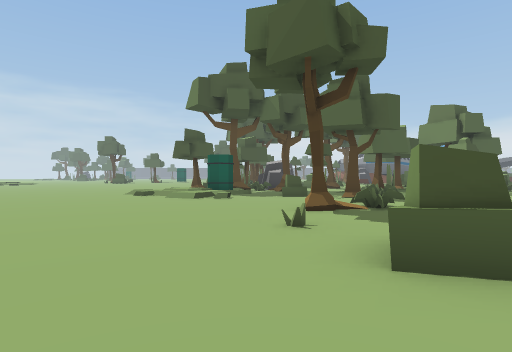
View 1 (above)

23 first-person views from a walk through a scene from a Unity 3-D project. The camera is 1.4 m above the floor, looks level and sees 80° across. The floor is counted in squares, 2 m on a side. Each view is taken from the middle of a square. On the plan, view 1 faces up. The plan holds only what a view shows up to about 10 squares ahead; the rest is blank. The place goes on beyond the plan.

View 2
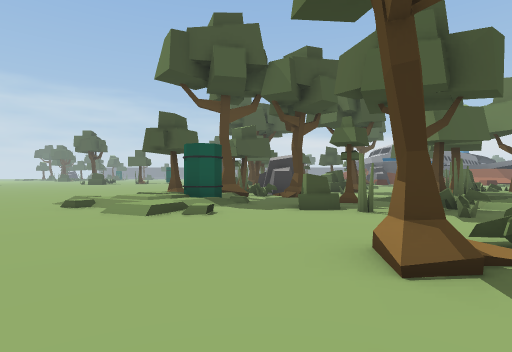

View 3
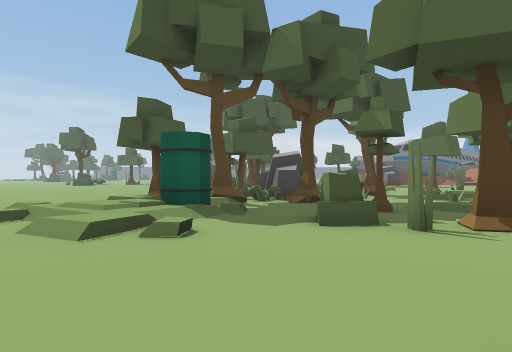

View 4
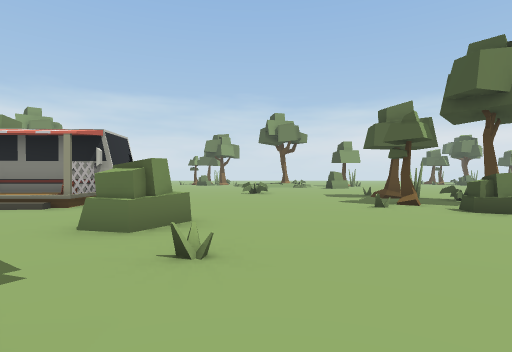

View 5
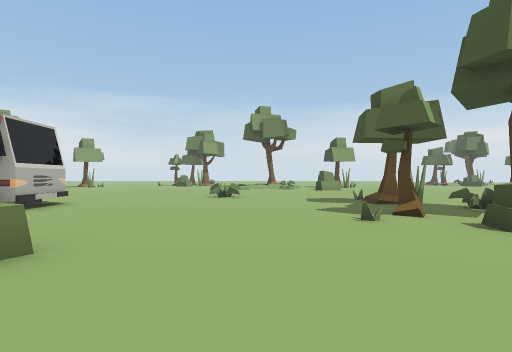

View 6
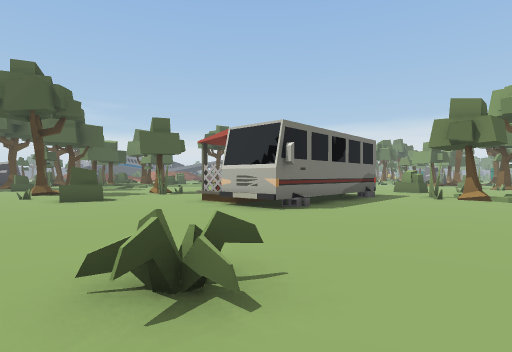

View 7
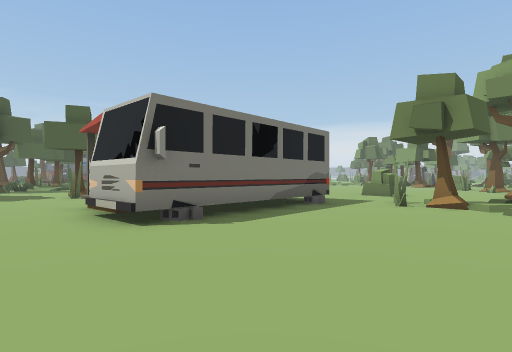

View 8
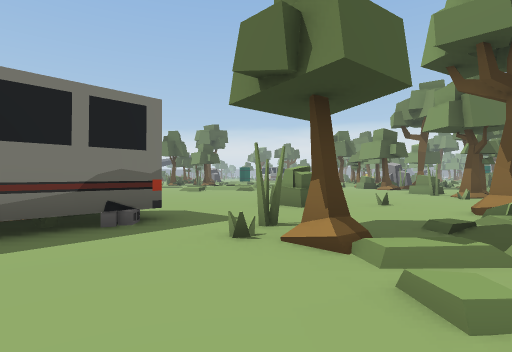

View 9
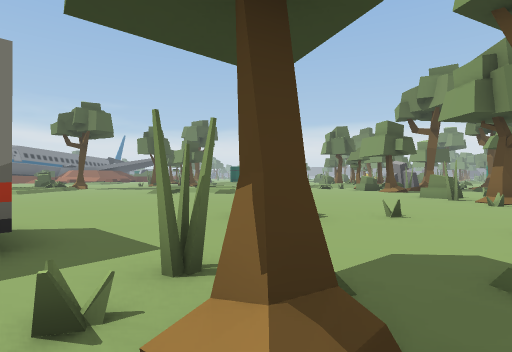

View 10
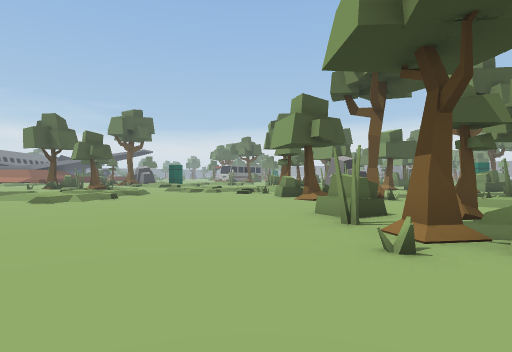

View 11
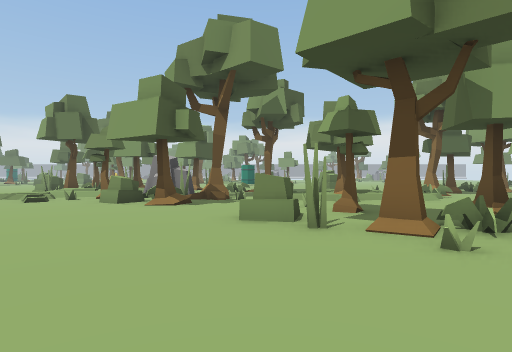

View 12
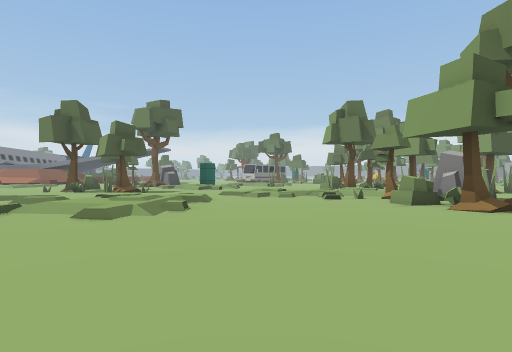

View 13
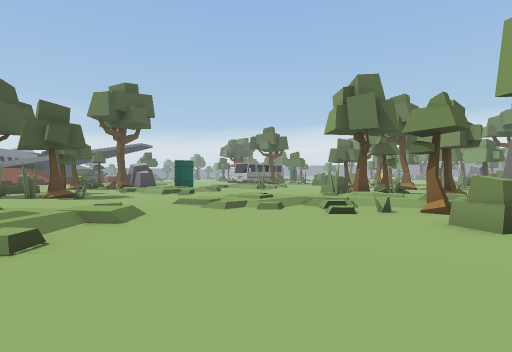

View 14
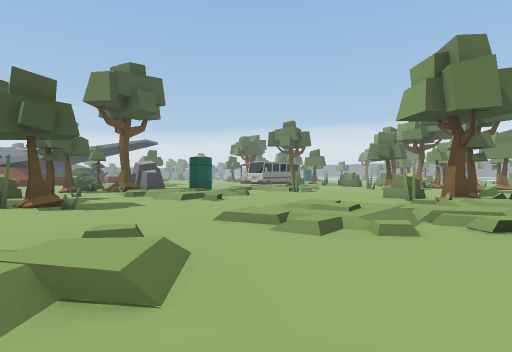

View 15
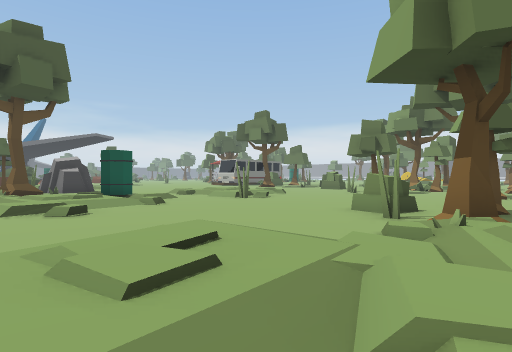

View 16
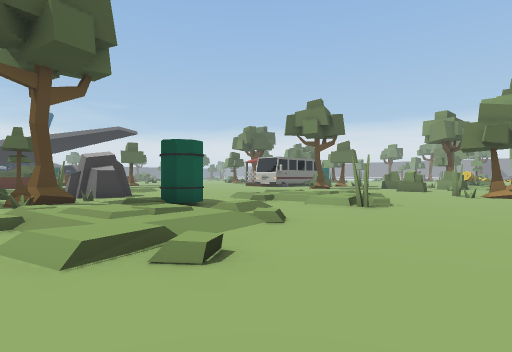

View 17
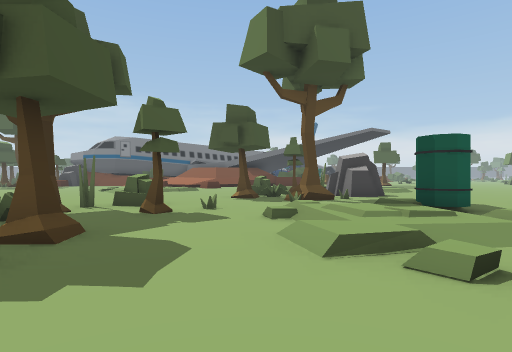

View 18
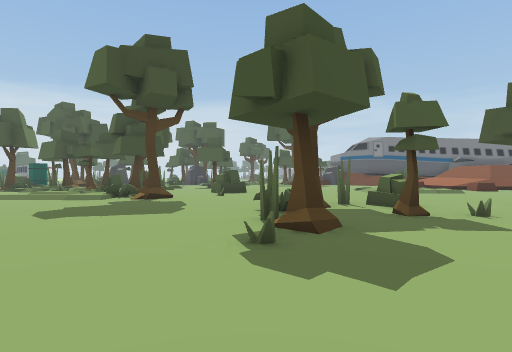

View 19
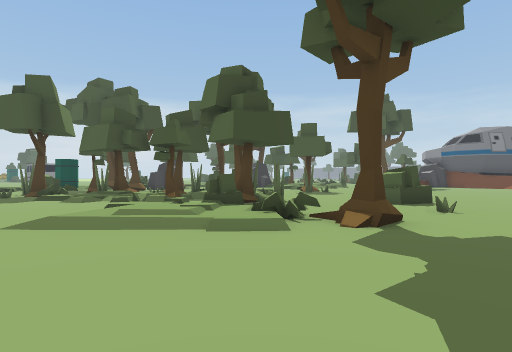

View 20
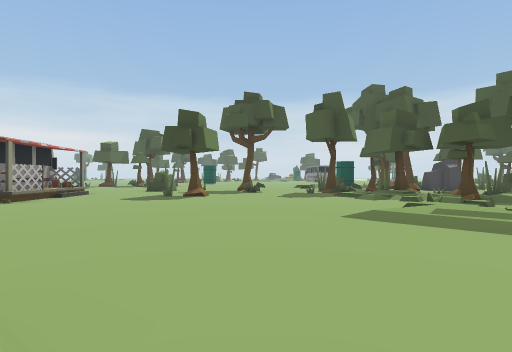

View 21
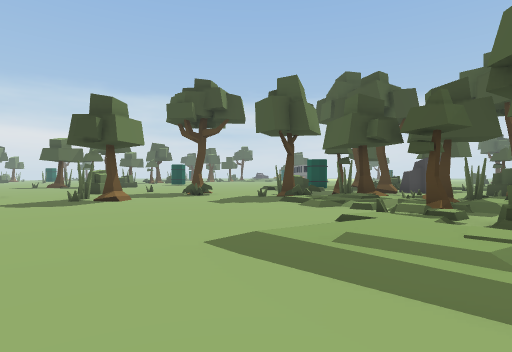

View 22
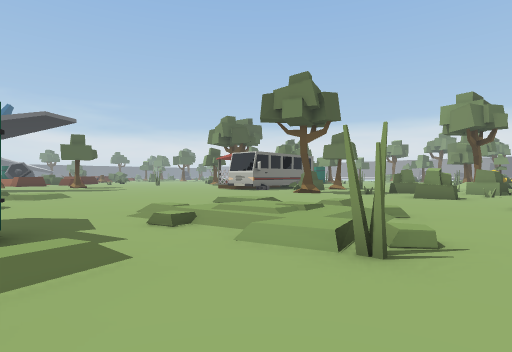

View 23
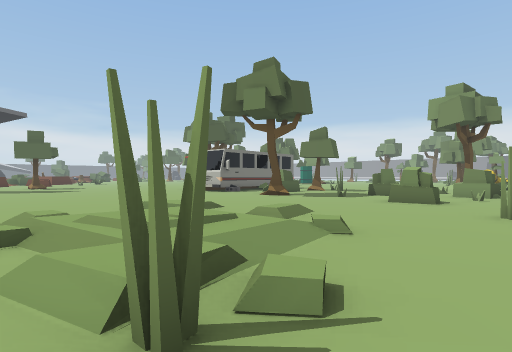

### Floor plan
Key: @ floor where view 1 was taken; # wall or solid block; x gap in a wall; . main floor; : floor 0.25 m higher than the main floor; + floor 0.5 m higher than the main floor; / step, stairs or slope; = window, fence, low wall or low ledge; ^ raised ledge; O other object.
Columns run from 5 left of view 1 to 42 right of it. Each row starts with its distance up from view 1.
 22                                    ..
 21                                  //...
 20                    ..     .. ##  .....
 19                    ..    ...#### ......
 18                    .. .. ...#=##.........
 17                    .. .......##...........
 16      ## =.      ..#..  ..#...........//....
 15   # .#. ../#  ##...=.   ##.=././O..////....=
 14   / #.#  .=##=##/......=#.#..///O.//////....
 13   / /.. .//=#=#^./.#....=...//////.////....#
 12 ///OO/..#/##.#=///=/.........///...////.....=.#=
 11 .////.##.//:/./////......#=..////..O...........=
 10 ../:/..##=///..///...........//.........#
  9 .........=....../.......................#
  8 ......................./.............
  7 ......#==............////..////...=  ..
  6 ....................//////./:/:..##.=..
  5  .........#......... //+//.//////#.#...
  4  .....=...#=.......  .//....//://=
  3  ......#........... ../...../=////#
  2  ......#......................#//./
  1 #=..........................#. #
  0 .#=..@...#++^# .............== ##
 -1 .........##### .... ........#=#=.
 -2 .........######...# ........./#
 -3 x#................#......#....
 -4  =.............#...=.......=.:
 -5  ....O.........#/......=#.#..:#
 -6     ...........// .#....=....x#
 -7     ..........///        ##..::

Where each view was taken, in squares from view 1:
view 1: 0 up, 0 right, facing up
view 2: 4 up, 0 right, facing up
view 3: 6 up, 0 right, facing up
view 4: 7 up, 0 right, facing down
view 5: 5 up, 1 left, facing down
view 6: 7 down, 1 left, facing up-right
view 7: 7 down, 2 right, facing up-right
view 8: 7 down, 7 right, facing up-right
view 9: 6 down, 9 right, facing up-right
view 10: 6 down, 15 right, facing up-right
view 11: 3 down, 15 right, facing right
view 12: 2 down, 15 right, facing up-right
view 13: 0 up, 18 right, facing up-right
view 14: 3 up, 19 right, facing up-right
view 15: 4 up, 23 right, facing up-right
view 16: 8 up, 23 right, facing up-right
view 17: 8 up, 23 right, facing up
view 18: 8 up, 23 right, facing up-left
view 19: 8 up, 16 right, facing up-left
view 20: 7 up, 16 right, facing left
view 21: 9 up, 14 right, facing left
view 22: 10 up, 27 right, facing up-right
view 23: 10 up, 29 right, facing up-right
